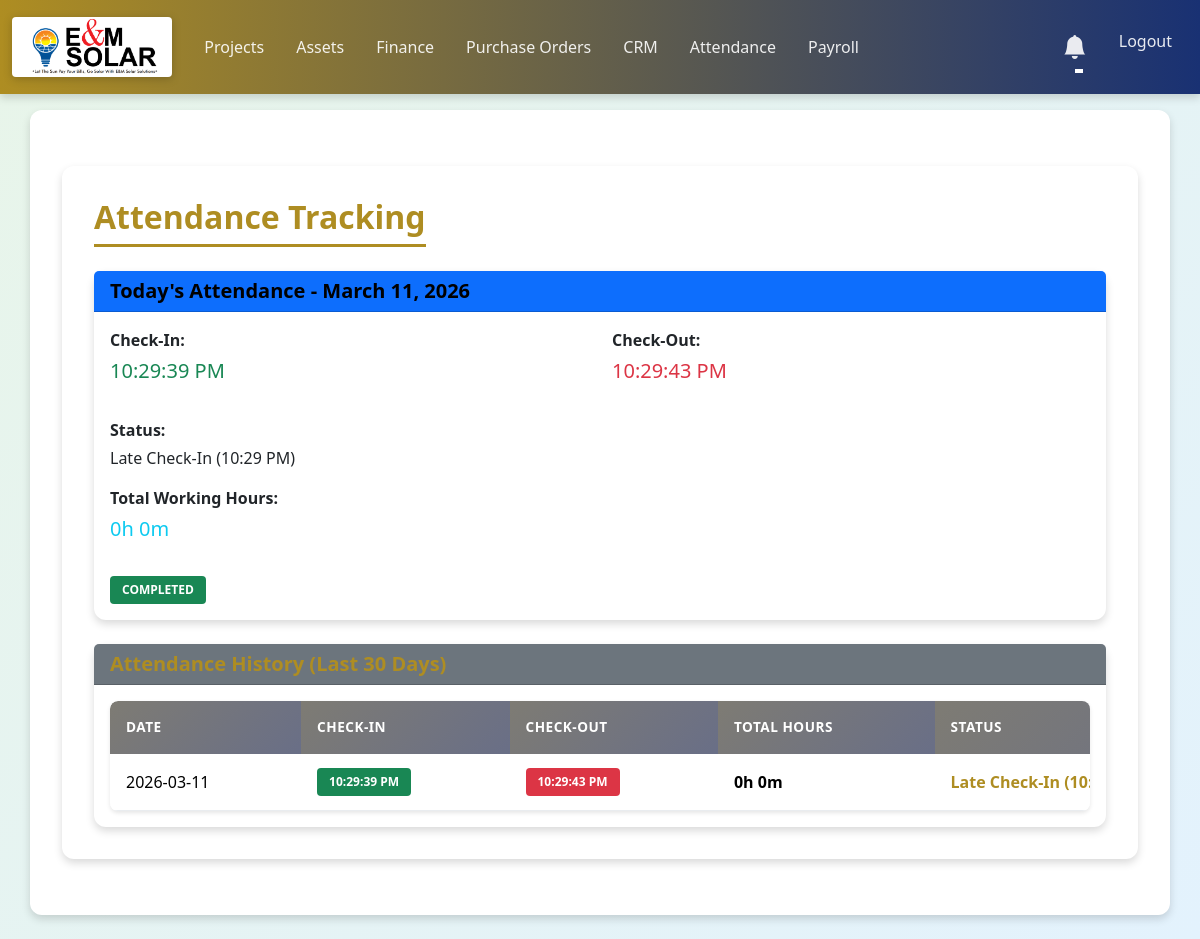
The app's page /attendance (signed in) with its own data.
### models/attendance.py (models this page shows, shortened)
class Attendance(db.Model):
    id = db.Column(db.Integer, primary_key=True)
    employee_id = db.Column(db.Integer, db.ForeignKey('user.id'), nullable=False)
    date = db.Column(db.Date, nullable=False)
    check_in = db.Column(db.DateTime, nullable=True)
    check_out = db.Column(db.DateTime, nullable=True)
    status = db.Column(db.String(20), nullable=False, default='Present')
    total_hours = db.Column(db.Float, nullable=True, default=0.0)
    created_at = db.Column(db.DateTime, default=datetime.utcnow)
    updated_at = db.Column(db.DateTime, default=datetime.utcnow, onupdate=datetime.utcnow)
    employee = db.relationship('User', foreign_keys=[employee_id])

### routes/attendance_routes.py (the view)
@attendance_bp.route('/attendance')
@login_required
def attendance():
    is_admin = current_user.username == 'admin'
    if is_admin:
        return redirect(url_for('attendance.attendance_admin'))
    else:
        today = date.today()
        today_attendance = Attendance.query.filter(
            (Attendance.employee_id == current_user.id) &
            (Attendance.date == today)
        ).first()
        thirty_days_ago = today - timedelta(days=30)
        recent_attendance = Attendance.query.filter(
            (Attendance.employee_id == current_user.id) &
            (Attendance.date >= thirty_days_ago)
        ).order_by(Attendance.date.desc()).all()
        if today_attendance:
            today_attendance.display_status = get_attendance_status(today_attendance)
        for record in recent_attendance:
            record.display_status = get_attendance_status(record)
        return render_template('attendance.html',
                             today_attendance=today_attendance,
                             recent_attendance=recent_attendance,
                             today=today)

### routes/attendance_routes.py (called while the page is built)
def get_attendance_status(attendance_record):
    if not attendance_record or not attendance_record.check_in:
        return 'Absent'
    check_in_time = attendance_record.check_in.time()
    if check_in_time > LATE_CHECKIN_CUTOFF:
        return f"Late Check-In ({attendance_record.check_in.strftime('%I:%M %p')})"
    if attendance_record.check_out:
        return 'Completed'
    return 'In Progress'

### templates/attendance.html (shortened to what this page needs)
{% extends "base.html" %}
{% block content %}
<div class="container mt-4">
  <h1 class="mb-4">Attendance Tracking</h1>
  <div class="card mb-4 border-primary border-2">
    <div class="card-header bg-primary">
      <h5 class="mb-0" style="color: #000000 !important;">Today's Attendance - {{ today.strftime('%B %d, %Y') }}</h5>
    </div>
    <div class="card-body">
      {% if today_attendance %}
        <div class="row">
          <div class="col-md-6 mb-3">
            <p class="mb-1"><strong>Check-In:</strong></p>
            <p class="text-success fs-5">
              {{ today_attendance.check_in.strftime('%I:%M:%S %p') if today_attendance.check_in else 'Not checked in' }}
            </p>
          </div>
          <div class="col-md-6 mb-3">
            <p class="mb-1"><strong>Check-Out:</strong></p>
            <p class="text-danger fs-5">
              {{ today_attendance.check_out.strftime('%I:%M:%S %p') if today_attendance.check_out else 'Not checked out' }}
            </p>
          </div>
        </div>
        <div class="row">
          <div class="col-md-6 mb-3">
            <p class="mb-1"><strong>Status:</strong></p>
            <p class="fs-6 mb-0">{{ today_attendance.display_status }}</p>
          </div>
        </div>
        {% if today_attendance.total_hours %}
        <div class="row">
          <div class="col-md-6">
            <p class="mb-1"><strong>Total Working Hours:</strong></p>
            <p class="fs-5 text-info">{{ today_attendance.total_hours|int }}h {{ (((today_attendance.total_hours - today_attendance.total_hours|int) * 60)|int) }}m</p>
          </div>
        </div>
        {% endif %}
        <div class="mt-3">
          {% if today_attendance.check_in and not today_attendance.check_out %}
          <button class="btn btn-danger" onclick="checkOut()">Check-Out</button>
          {% elif not today_attendance.check_in %}
          <button class="btn btn-success" onclick="checkIn()">Check-In</button>
          {% else %}
          <span class="badge bg-success">Completed</span>
          {% endif %}
        </div>
      {% else %}
        <p class="text-muted mb-3">You haven't checked in today yet.</p>
        <button class="btn btn-success" onclick="checkIn()">Check-In</button>
      {% endif %}
    </div>
  </div>
  <div class="card">
    <div class="card-header bg-secondary text-white">
      <h5 class="mb-0">Attendance History (Last 30 Days)</h5>
    </div>
    <div class="card-body">
      {% if recent_attendance %}
      <div class="table-responsive">
        <table class="table table-hover">
          <thead class="table-light">
            <tr>
              <th>Date</th>
              <th>Check-In</th>
              <th>Check-Out</th>
              <th>Total Hours</th>
              <th>Status</th>
            </tr>
          </thead>
          <tbody>
            {% for attendance in recent_attendance %}
            <tr>
              <td>{{ attendance.date.strftime('%Y-%m-%d') }}</td>
              <td>
                {% if attendance.check_in %}
                  <span class="badge bg-success">{{ attendance.check_in.strftime('%I:%M:%S %p') }}</span>
                {% else %}
                  <span class="badge bg-secondary">-</span>
                {% endif %}
              </td>
              <td>
                {% if attendance.check_out %}
                  <span class="badge bg-danger">{{ attendance.check_out.strftime('%I:%M:%S %p') }}</span>
                {% else %}
                  <span class="badge bg-secondary">-</span>
                {% endif %}
              </td>
              <td>
                {% if attendance.total_hours %}
                  <strong>{{ attendance.total_hours|int }}h {{ (((attendance.total_hours - attendance.total_hours|int) * 60)|int) }}m</strong>
                {% else %}
                  <span class="text-muted">-</span>
                {% endif %}
              </td>
              <td>{{ attendance.display_status }}</td>
            </tr>
            {% endfor %}
          </tbody>
        </table>
      </div>
      {% else %}
      <p class="text-muted">No attendance records found.</p>
      {% endif %}
    </div>
  </div>
</div>
{% endblock %}

### static/style.css (style rules this page uses)
:root { --primary-color: #ae8d22; --primary-dark: #5e511b; --primary-light: #af984c; --secondary-color: #193173; --secondary-dark: #0d0f40; --secondary-light: #3c4484; --bg-primary: #f8f9fa; --bg-secondary: #e9ecef; --bg-card: #ffffff; --text-primary: #212529; --text-secondary: #6c757d; --text-light: #ffffff; --success: #28a745; --warning: #ffc107; --danger: #dc3545; --info: #17a2b8; --shadow-sm: 0 2px 4px rgba(0,0,0,0.1); --shadow-md: 0 4px 8px rgba(0,0,0,0.15); --shadow-lg: 0 8px 16px rgba(0,0,0,0.2); --radius-sm: 4px; --radius-md: 8px; --radius-lg: 12px; --transition-fast: 0.2s ease; --transition-normal: 0.3s ease; }
body { font-family: 'Segoe UI', Tahoma, Geneva, Verdana, sans-serif; background: linear-gradient(135deg, #e8f5e9 0%, #e3f2fd 100%); background-attachment: fixed; min-height: 100vh; color: var(--text-primary); }
.container { background: var(--bg-card); border-radius: var(--radius-lg); box-shadow: var(--shadow-md); padding: 2rem; margin-top: 1.5rem; margin-bottom: 1.5rem; }
h1, h2, h3, h4, h5, h6 { color: var(--primary-color); font-weight: 600; margin-bottom: 1rem; }
h1 { font-size: 2rem; border-bottom: 3px solid var(--primary-color); padding-bottom: 0.5rem; display: inline-block; }
.table { margin-bottom: 0; }
.table thead th { background: linear-gradient(135deg, rgba(95, 91, 80, 0.775) 0%, rgba(82, 88, 116, 0.847) 100%); color: var(--text-light); font-weight: 600; text-transform: uppercase; font-size: 0.85rem; letter-spacing: 0.5px; border: none; padding: 1rem; }
.table thead th:first-child { border-top-left-radius: var(--radius-md); }
.table thead th:last-child { border-top-right-radius: var(--radius-md); }
.table tbody tr { transition: var(--transition-fast); border-bottom: 1px solid var(--bg-secondary); }
.table tbody td { padding: 0.875rem 1rem; vertical-align: middle; }
.table-responsive { border-radius: var(--radius-md); overflow-x: auto; overflow-y: hidden; box-shadow: var(--shadow-sm); }
.table-responsive .table { min-width: 1200px; }
.table-responsive .table th:last-child, .table-responsive .table td:last-child { white-space: nowrap; min-width: 220px; }
.table-light { background: var(--bg-secondary) !important; }
.badge { padding: 0.5rem 0.75rem; font-weight: 600; border-radius: var(--radius-sm); text-transform: uppercase; font-size: 0.75rem; }
.card { border: none; border-radius: var(--radius-lg); box-shadow: var(--shadow-md); transition: var(--transition-fast); }
.container { animation: fadeIn 0.5s ease-out; }
.table tbody tr td:first-child::before { content: ''; }
.table td:nth-child(5) { font-weight: 600; color: var(--primary-color); }

### records on screen
Attendance: check_in "10:29:39 PM", check_out "10:29:43 PM", total_hours "0", date "2026-03-11", display_status "Late Check-In…"

### other values on screen
{{ today_attendance.display_status }} "Late Check-In (10:29 PM)"
